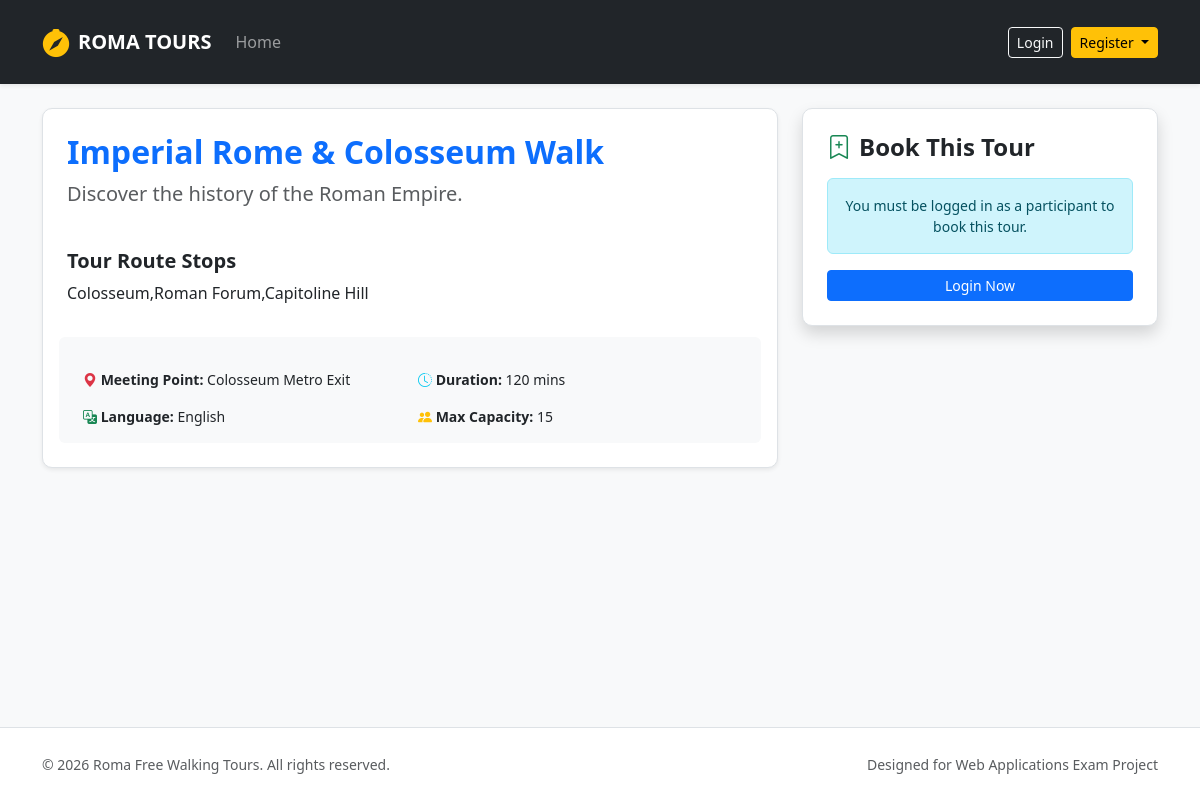
/tour/detail/1, run on an earlier commit of the app's database.
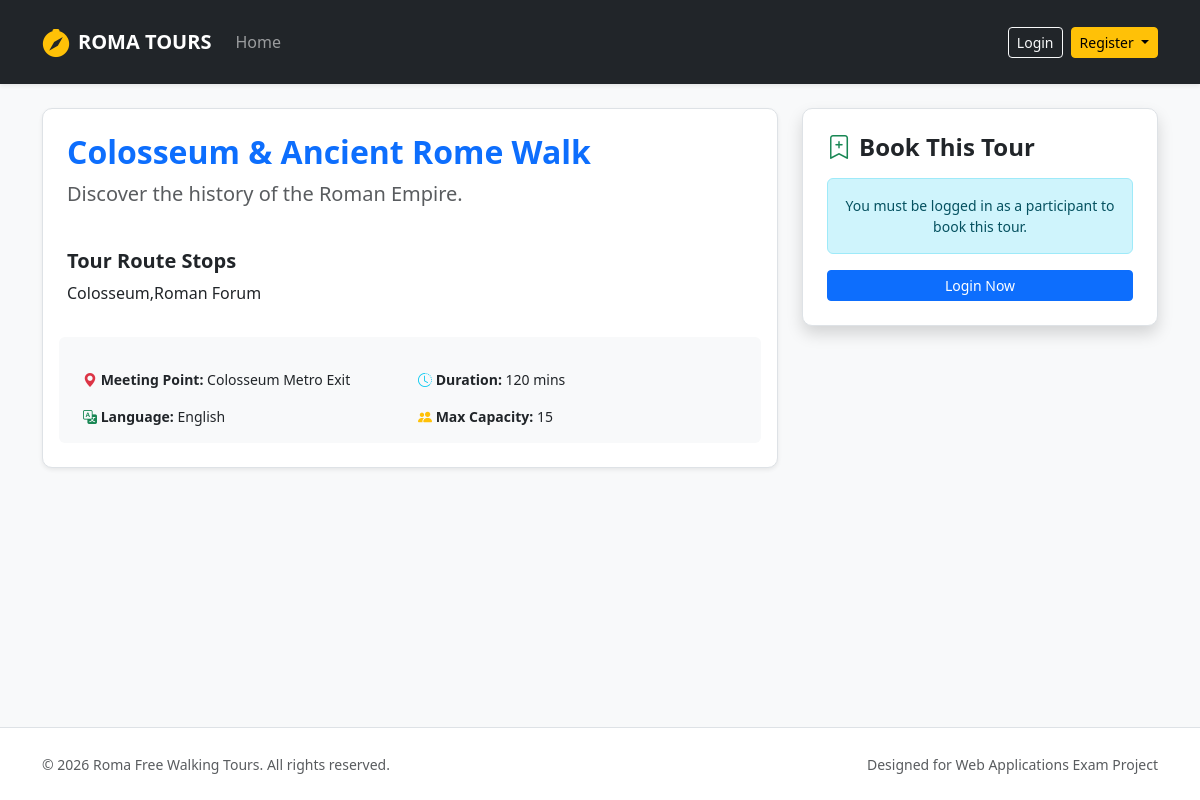
And on a later commit of the database.
### tables this page shows
CREATE TABLE tours (
            id INTEGER PRIMARY KEY AUTOINCREMENT,
            guide_id INTEGER NOT NULL,
            title TEXT NOT NULL,
            meeting_point TEXT NOT NULL,
            duration INTEGER NOT NULL,
            language TEXT NOT NULL,
            max_participants INTEGER NOT NULL,
            description TEXT NOT NULL,
            stops TEXT NOT NULL,
            photos TEXT NOT NULL,
            FOREIGN KEY (guide_id) REFERENCES users(id) ON DELETE CASCADE
        );

### routes/participant_routes.py (the view)
@participant_bp.route("/tour/detail/<int:tour_id>")
def tour_detail(tour_id):
    tour = tours_dao.get_tour_by_id(tour_id)
    if not tour:
        flash("Tour not found.", "danger")
        return redirect(url_for("home"))
    return render_template("tour_detail.html", tour=tour)

### dao/tours_dao.py (called while the page is built)
def get_tour_by_id(p_tour_id):
    query = "SELECT * FROM tours WHERE id = ?"
    import sqlite3
    conn = sqlite3.connect("roma_tours.db")
    conn.row_factory = sqlite3.Row
    cursor = conn.cursor()
    cursor.execute(query, (p_tour_id,))
    tour = cursor.fetchone()
    conn.commit()
    cursor.close()
    conn.close()
    return tour

### templates/tour_detail.html (shortened to what this page needs)
{% extends 'base.html' %}
{% block content %}
<div class="col-md-8">
  <div class="card shadow-sm border p-4 mb-4">
    <h2 class="text-primary fw-bold">{{ tour.title }}</h2>
    <p class="lead text-muted">{{ tour.description }}</p>
    <h5 class="mt-4 fw-bold">Tour Route Stops</h5>
    <p>{{ tour.stops }}</p>
    <div class="row g-3 mt-3 bg-light p-3 rounded small">
      <div class="col-6"><strong><i class="bi bi-geo-alt-fill text-danger"></i> Meeting Point:</strong> {{ tour.meeting_point }}</div>
      <div class="col-6"><strong><i class="bi bi-clock-history text-info"></i> Duration:</strong> {{ tour.duration }} mins</div>
      <div class="col-6"><strong><i class="bi bi-translate text-success"></i> Language:</strong> {{ tour.language }}</div>
      <div class="col-6"><strong><i class="bi bi-people-fill text-warning"></i> Max Capacity:</strong> {{ tour.max_participants }}</div>
    </div>
  </div>
</div>
<div class="col-md-4">
  <div class="card shadow border p-4">
    <h4 class="fw-bold mb-3"><i class="bi bi-bookmark-plus text-success me-2"></i>Book This Tour</h4>
    {% if current_user.is_authenticated and current_user.role == 'participant' %}
    <form action="{{ url_for('participant.book_tour', tour_id=tour.id) }}" method="POST">
      <div class="mb-3">
        <label for="txt_date" class="form-label small fw-bold">Choose Date</label>
        <input type="date" class="form-control" name="txt_date" id="txt_date" required>
      </div>
      <div class="mb-3">
        <label for="txt_count" class="form-label small fw-bold">Additional Guests (Max 3)</label>
        <select class="form-select" name="txt_count" id="txt_count">
          <option value="0">Just Me (0 extra)</option>
          <option value="1">+1 Guest</option>
          <option value="2">+2 Guests</option>
          <option value="3">+3 Guests</option>
        </select>
      </div>
      <div class="mb-4">
        <label for="txt_names" class="form-label small fw-bold">Guest Names (Comma separated)</label>
        <input type="text" class="form-control" name="txt_names" id="txt_names" placeholder="e.g. Jane Doe, Bob Smith">
      </div>
      <button type="submit" class="btn btn-success w-100 py-2 fw-bold shadow-sm">Confirm Booking</button>
    </form>
    {% elif current_user.is_authenticated %}
      <div class="alert alert-warning small text-center">Only logged-in participants can make a booking.</div>
    {% else %}
      <div class="alert alert-info small text-center mb-3">You must be logged in as a participant to book this tour.</div>
      <a href="{{ url_for('auth.login') }}" class="btn btn-primary w-100 btn-sm">Login Now</a>
    {% endif %}
  </div>
</div>
{% endblock %}

What changed in the data, as far as the page shows it:
changed tours "Discover the history of the Roman Empire.": title "Imperial Rome & Colosseum Walk" → "Colosseum & Ancient Rome Walk"; stops "Colosseum,Roman Forum,Capitoline Hill" → "Colosseum,Roman Forum"
